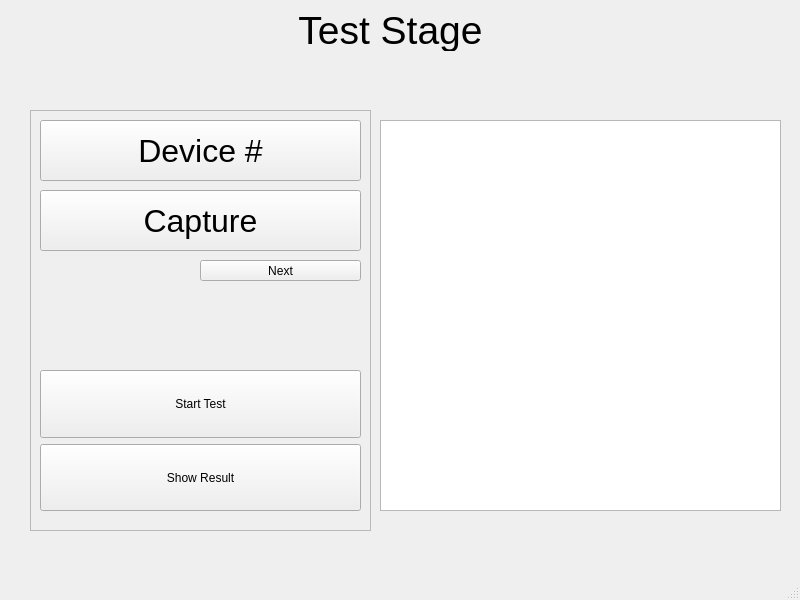
<?xml version="1.0" encoding="UTF-8"?>
<ui version="4.0">
 <class>MainWindow</class>
 <widget class="QMainWindow" name="MainWindow">
  <property name="geometry">
   <rect>
    <x>0</x>
    <y>0</y>
    <width>800</width>
    <height>600</height>
   </rect>
  </property>
  <property name="windowTitle">
   <string>MainWindow</string>
  </property>
  <widget class="QWidget" name="centralwidget">
   <widget class="QLabel" name="label">
    <property name="geometry">
     <rect>
      <x>0</x>
      <y>10</y>
      <width>781</width>
      <height>41</height>
     </rect>
    </property>
    <property name="font">
     <font>
      <pointsize>29</pointsize>
     </font>
    </property>
    <property name="text">
     <string>Test Stage</string>
    </property>
    <property name="alignment">
     <set>Qt::AlignCenter</set>
    </property>
   </widget>
   <widget class="QWidget" name="widget" native="true">
    <property name="geometry">
     <rect>
      <x>10</x>
      <y>60</y>
      <width>781</width>
      <height>491</height>
     </rect>
    </property>
    <widget class="QFrame" name="frame">
     <property name="geometry">
      <rect>
       <x>20</x>
       <y>50</y>
       <width>341</width>
       <height>421</height>
      </rect>
     </property>
     <property name="frameShape">
      <enum>QFrame::StyledPanel</enum>
     </property>
     <property name="frameShadow">
      <enum>QFrame::Raised</enum>
     </property>
     <widget class="QWidget" name="verticalLayoutWidget">
      <property name="geometry">
       <rect>
        <x>10</x>
        <y>260</y>
        <width>321</width>
        <height>141</height>
       </rect>
      </property>
      <layout class="QVBoxLayout" name="verticalLayout">
       <item>
        <widget class="QPushButton" name="button_start_test">
         <property name="sizePolicy">
          <sizepolicy hsizetype="Minimum" vsizetype="Minimum">
           <horstretch>0</horstretch>
           <verstretch>0</verstretch>
          </sizepolicy>
         </property>
         <property name="text">
          <string>Start Test</string>
         </property>
        </widget>
       </item>
       <item>
        <widget class="QPushButton" name="button_show_result">
         <property name="sizePolicy">
          <sizepolicy hsizetype="Minimum" vsizetype="Minimum">
           <horstretch>0</horstretch>
           <verstretch>0</verstretch>
          </sizepolicy>
         </property>
         <property name="text">
          <string>Show Result</string>
         </property>
        </widget>
       </item>
      </layout>
     </widget>
     <widget class="QPushButton" name="button_capture">
      <property name="geometry">
       <rect>
        <x>10</x>
        <y>80</y>
        <width>321</width>
        <height>61</height>
       </rect>
      </property>
      <property name="font">
       <font>
        <family>Arial</family>
        <pointsize>24</pointsize>
       </font>
      </property>
      <property name="text">
       <string>Capture</string>
      </property>
     </widget>
     <widget class="QPushButton" name="button_capture_next">
      <property name="geometry">
       <rect>
        <x>170</x>
        <y>150</y>
        <width>161</width>
        <height>21</height>
       </rect>
      </property>
      <property name="text">
       <string>Next</string>
      </property>
     </widget>
     <widget class="QPushButton" name="button_device_number">
      <property name="geometry">
       <rect>
        <x>10</x>
        <y>10</y>
        <width>321</width>
        <height>61</height>
       </rect>
      </property>
      <property name="font">
       <font>
        <family>Arial</family>
        <pointsize>24</pointsize>
       </font>
      </property>
      <property name="text">
       <string>Device #</string>
      </property>
     </widget>
    </widget>
    <widget class="QGraphicsView" name="graphicsView">
     <property name="geometry">
      <rect>
       <x>370</x>
       <y>60</y>
       <width>401</width>
       <height>391</height>
      </rect>
     </property>
    </widget>
   </widget>
  </widget>
  <widget class="QMenuBar" name="menubar">
   <property name="geometry">
    <rect>
     <x>0</x>
     <y>0</y>
     <width>800</width>
     <height>21</height>
    </rect>
   </property>
  </widget>
  <widget class="QStatusBar" name="statusbar"/>
 </widget>
 <resources/>
 <connections/>
</ui>
